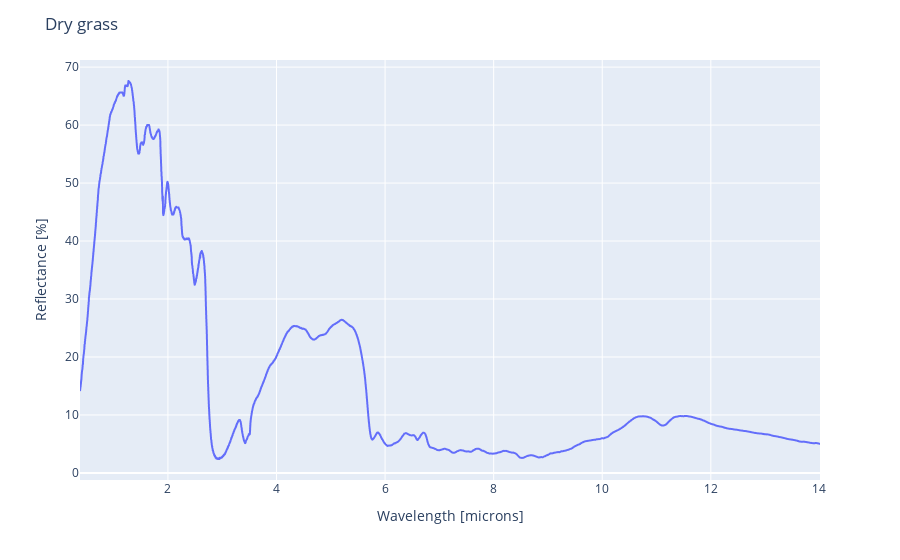

Notebook cell for this chart:
### Code cell
# Dry grass/ loam

# s = db.get_signature(120)
s = db.get_signature(134)
# s = db.get_signature(470)
# s = db.get_signature(669)

px.line(x=s.x, y=s.y).update_layout(
    title_text=s.sample_name,
    xaxis_title = 'Wavelength [microns]',
    yaxis_title = 'Reflectance [%]'
)

### Figure 1 — Plotly figure (JSON) as saved in the notebook; plotly's stock layout.template omitted (floating-point values rounded to 4 significant figures; data arrays with more than 128 entries replaced by an {"elided": "..."} marker saying what was removed)
{"data": [{"hovertemplate": "x=%{x}<br>y=%{y}<extra></extra>", "legendgroup": "", "line": {"color": "#636efa", "dash": "solid"}, "mode": "lines", "name": "", "showlegend": false, "type": "scattergl", "x": {"elided": "2559 float values"}, "xaxis": "x", "y": {"elided": "2559 float values"}, "yaxis": "y"}], "layout": {"legend": {"tracegroupgap": 0}, "margin": {"t": 60}, "title": {"text": "Dry grass"}, "xaxis": {"anchor": "y", "domain": [0, 1], "title": {"text": "Wavelength [microns]"}}, "yaxis": {"anchor": "x", "domain": [0, 1], "title": {"text": "Reflectance [%]"}}}}
